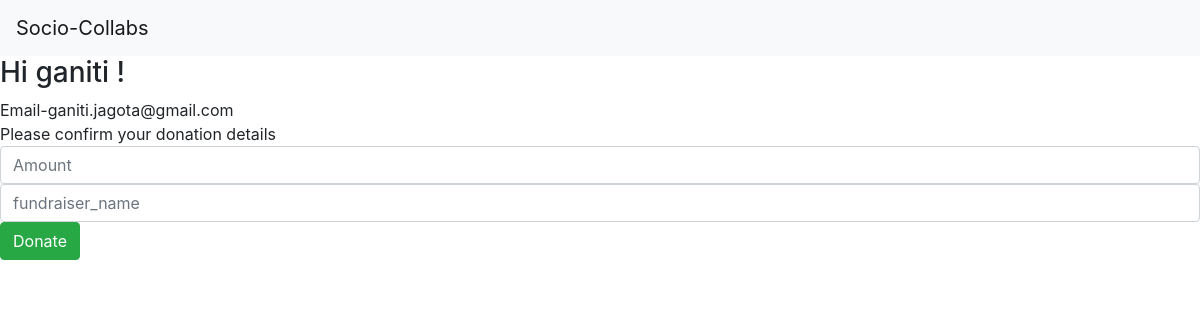
/new_donation2 (signed in), run on an earlier commit of the app's database.
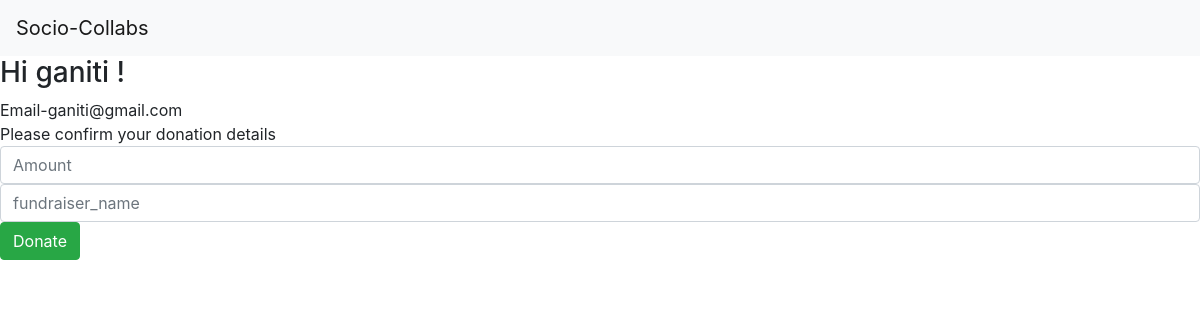
And on a later commit of the database.
### app/models.py (models this page shows, shortened)
class Users(db.Model, UserMixin):
    __tablename__ = "Users"
    id = db.Column(db.Integer, primary_key=True)
    user = db.Column(db.String(64), unique=True)
    email = db.Column(db.String(120), unique=True)
    password = db.Column(db.String(500))
    def __repr__(self):
        return str(self.id) + " - " + str(self.user)

### app/views.py (the view, shortened to what this page needs)
@app.route('/new_donation2', methods=['GET', 'POST'])
def hello():
    return render_template('index2.html',name=current_user.user,email = current_user.email)

### app/views.py (called while the page is built)
@lm.user_loader
def load_user(user_id):
    ans = Users.query.get(int(user_id))
    print(ans)
    return ans

### app/templates/index2.html (shortened to what this page needs)
<!DOCTYPE html>
<html lang="en">
<head>
    <link rel="stylesheet" href="https://cdn.jsdelivr.net/npm/bootstrap@4.4.1/dist/css/bootstrap.min.css">
    <link rel="stylesheet" href="/static/assets/css/custom.css">
</head>
<body>
<nav class="navbar navbar-light bg-light">
<a class="navbar-brand" href="#">
Socio-Collabs
</a>
</nav>
     <h3>Hi {{name}} ! </h3>
     <div>Email-{{email}}</div>
     <div>Please confirm your donation details</div>
    <form method="post" >
        <input class="form-control" name="amount" placeholder="Amount" type="number" required>
        <input class="form-control" name="fundraiser_name" placeholder="fundraiser_name" type="text" required>
        <button class="btn btn-success bnt-block">Donate </button>
        </form>
</body>

What changed in the data, as far as the page shows it:
changed Users "ganiti": email "ganiti.jagota@gmail.com" → "ganiti@gmail.com"
